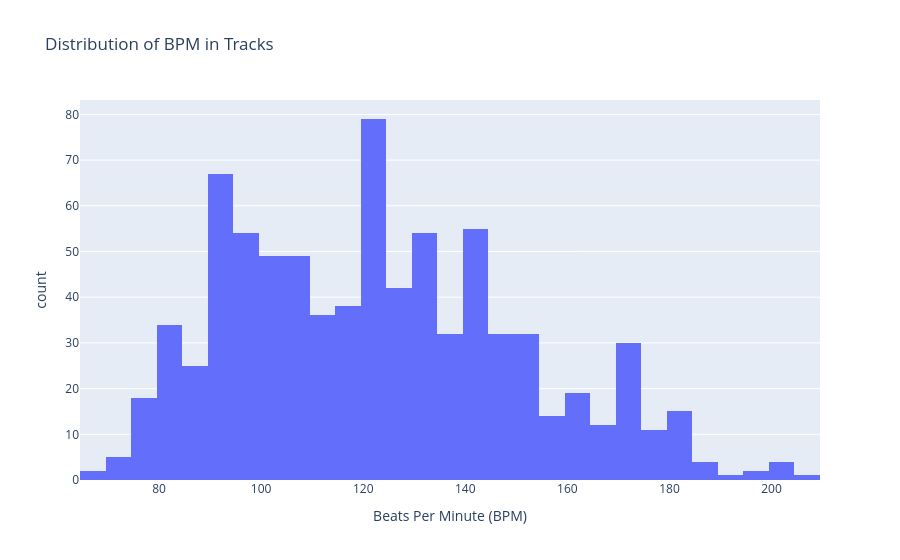

The notebook cell saved with this chart:
### Markdown cell above
# 7 Distribution of BPM in Tracks(histogram)

### Code cell
fig = px.histogram(
    df,
    x='bpm',
    nbins=30,
    title='Distribution of BPM in Tracks',
    labels={'bpm': 'Beats Per Minute (BPM)'}
)
fig.show()

### Figure 1 — Plotly figure (JSON) as saved in the notebook; plotly's stock layout.template omitted (floating-point values rounded to 4 significant figures; data arrays with more than 128 entries replaced by an {"elided": "..."} marker saying what was removed)
{"data": [{"bingroup": "x", "hovertemplate": "Beats Per Minute (BPM)=%{x}<br>count=%{y}<extra></extra>", "legendgroup": "", "marker": {"color": "#636efa", "pattern": {"shape": ""}}, "name": "", "nbinsx": 30, "orientation": "v", "showlegend": false, "type": "histogram", "x": {"elided": "816 int values"}, "xaxis": "x", "yaxis": "y"}], "layout": {"barmode": "relative", "legend": {"tracegroupgap": 0}, "title": {"text": "Distribution of BPM in Tracks"}, "xaxis": {"anchor": "y", "domain": [0, 1], "title": {"text": "Beats Per Minute (BPM)"}}, "yaxis": {"anchor": "x", "domain": [0, 1], "title": {"text": "count"}}}}
